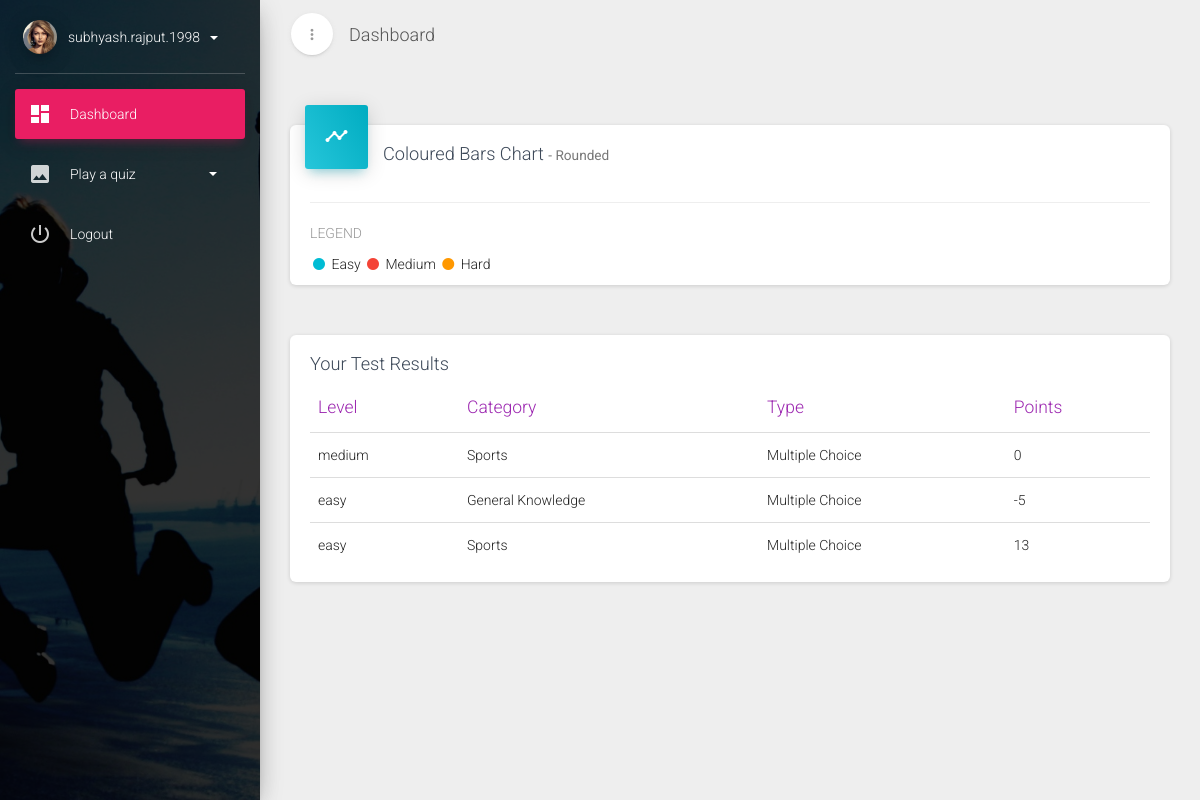
Screenshot of /myquiz/dashboard/ (signed in) with the database file from the repository.
### quiz_test/models.py (models this page shows)
class Test(models.Model):
	user=models.ForeignKey(User,on_delete=models.CASCADE)
	amount=models.IntegerField(default=0,choices=q_choices)
	level=models.IntegerField(default=0,choices=q_level)
	category=models.ForeignKey(Category,on_delete=models.SET_NULL,null=True)
	q_type=models.IntegerField(default=0,choices=q_type)
	status=models.IntegerField(default=0,choices=status)
	points=models.IntegerField(default=0)
	correct=models.IntegerField(default=0)
	session=models.IntegerField(default=0)
	created_at = models.DateTimeField(auto_now_add=True)
	updated_at = models.DateTimeField(auto_now=True)

class Category(models.Model):
    name = models.CharField(max_length=300)
    code=models.IntegerField(default=0)
    def __str__(self):
        return self.name

### quiz_test/views.py (the view)
@login_required
def dashboard(request):
	test=Test.objects.filter()
	easy=test.filter(level=0)
	medium=test.filter(level=1)
	hard=test.filter(level=2)
	e=[]
	m=[]
	h=[]
	for p in easy:
		e.append(p.points)
	for q in medium:
		m.append(q.points)
	for r in hard:
		h.append(r.points)
	all_tests=Test.objects.filter(user=request.user)
	context={
			'h':h,
			'm':m,
			'e':e,
			'all_tests':all_tests
	}
	return render(request,'quiz_test/dashboard.html',context)

### quiz_test/templates/quiz_test/dashboard.html (shortened to what this page needs)
<!DOCTYPE html>
{% load staticfiles %}
<html>
<head>
    <link href="{% static 'css/bootstrap.min.css' %}" rel="stylesheet" />
    <link href="{% static 'css/material-dashboard.css' %}" rel="stylesheet" />
    <link href="https://cdnjs.cloudflare.com/ajax/libs/font-awesome/4.7.0/css/font-awesome.min.css" rel="stylesheet">
</head>
<body>
	<div class="wrapper">
        <div class="sidebar" data-active-color="rose" data-background-color="black" data-image="{% static 'img/happy.jpg' %}">
            <div class="sidebar-wrapper">
                <div class="user">
                    <div class="photo">
                        <img src="{% static 'img/faces/avatar.jpg' %}" />
                    </div>
                    <div class="info">
                        <a data-toggle="collapse" href="#collapseExample" class="collapsed">
                            <span>
                                {{user}}
                                <b class="caret"></b>
                            </span>
                        </a>
                    </div>
                </div>
                <ul class="nav">
                    <li class="active">
                        <a href="{% url 'quiz_test:dashboard' %}">
                            <i class="material-icons">dashboard</i>
                            <p> Dashboard </p>
                        </a>
                    </li>
                    <li>
                        <a data-toggle="collapse" href="#pagesExamples">
                            <i class="material-icons">image</i>
                            <p> Play a quiz
                                <b class="caret"></b>
                            </p>
                        </a>
                    </li>
                    <li>
                        <a href="{% url 'account_logout' %}">
                            <i class="material-icons">power_settings_new</i>
                            <p> Logout </p>
                        </a>
                    </li>
                </ul>
            </div>
        </div>
        <div class="main-panel">
            <nav class="navbar navbar-transparent navbar-absolute">
                <div class="container-fluid">
                    <div class="navbar-minimize">
                        <button id="minimizeSidebar" class="btn btn-round btn-white btn-fill btn-just-icon">
                            <i class="material-icons visible-on-sidebar-regular">more_vert</i>
                        </button>
                    </div>
                    <div class="navbar-header">
                        <a class="navbar-brand" href="#"> Dashboard </a>
                    </div>
                </div>
            </nav>
            <div class="content">
                <div class="container-fluid">
                    {% block body %}
                    <div class="row">
                        <div class="col-md-12">
                            <div class="card">
                                <div class="card-header card-header-icon" data-background-color="blue">
                                    <i class="material-icons">timeline</i>
                                </div>
                                <div class="card-content">
                                    <h4 class="card-title">Coloured Bars Chart
                                        <small> - Rounded</small>
                                    </h4>
                                </div>
                                <div class="card-footer">
                                    <h6>Legend</h6>
                                    <i class="fa fa-circle text-info"></i> Easy
                                    <i class="fa fa-circle text-danger"></i> Medium
                                    <i class="fa fa-circle text-warning"></i> Hard
                                </div>
                            </div>
                        </div>
                    </div>
                    <div class="card">
                        <div class="card-content">
                                    <h4 class="card-title">Your Test Results</h4>
                                    <div class="table-responsive">
                                        <table class="table">
                                            <thead class="text-primary">
                                                <th>Level</th>
                                                <th>Category</th>
                                                <th>Type</th>
                                                <th>Points</th>
                                            </thead>
                                            <tbody>
                                                {% for x in all_tests%}
                                                <tr>
                                                    <td>{{x.get_level_display}}</td>
                                                    <td>{{x.category}}</td>
                                                    <td>{{x.get_q_type_display}}</td>
                                                    <td>{{x.points}}</td>
                                                </tr>
                                                {% endfor %}
                                            </tbody>
                                        </table>
                                    </div>
                                </div>
                            </div>
                    </div>
                    {% endblock %}
                </div>
            </div>
        </div>
</body>
</html>

### rows the page displays
Test: level "medium", category "Sports", q_type "Multiple Choice", points "0"
Test: level "easy", category "General Knowledge", q_type "Multiple Choice", points "-5"
Test: level "easy", category "Sports", q_type "Multiple Choice", points "13"

### other values shown
{{ user }} "subhyash.rajput.1998"
